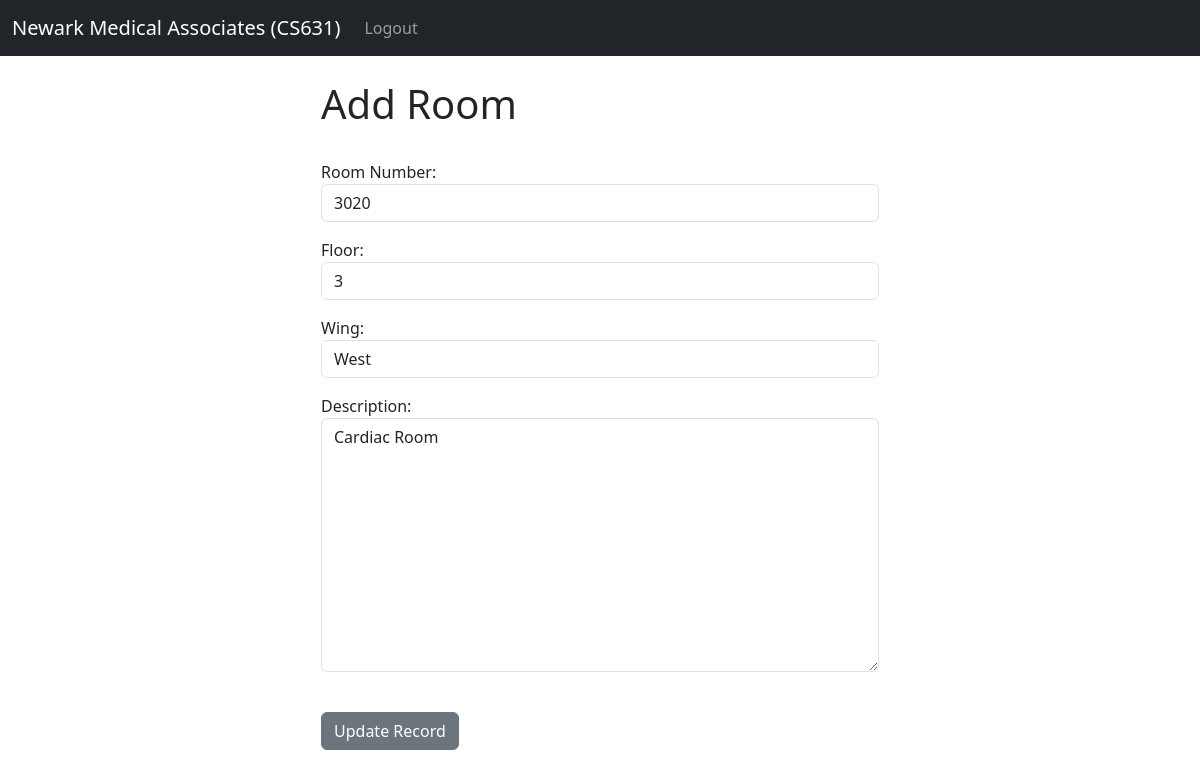
Page /in_patient_management/update_room/1 (signed in) on the committed database.
### website/models.py (models this page shows, shortened)
class Room(models.Model):
    room_number = models.CharField(max_length=10, unique=True)
    floor = models.PositiveIntegerField()
    wing = models.CharField(max_length=10)
    description = models.TextField(blank=True, null=True)

### website/views.py (the view)
# urls.py: path('in_patient_management/update_room/<int:pk>', views.update_room, name='update_room'),
def update_room(request, pk):
    if request.user.is_authenticated:
        current_room = Room.objects.get(id=pk)
        form = RoomForm(request.POST or None, instance=current_room)
        if form.is_valid():
            form.save()
            messages.success(request, "Room record updated.")
            return redirect('room_table')
        return render(request, 'in_patient_managements/update_room.html', {'form': form})
    else:
        messages.success(request, "This action requires the user to be logged in.")
        return redirect('home')

### website/forms.py
class RoomForm(forms.ModelForm):
    room_number = forms.CharField(required=True,
        widget=forms.widgets.TextInput(attrs={"placeholder": "Room Number", "class": "form-control"}),
        label="Room Number"
    )
    floor = forms.IntegerField(required=True,
        widget=forms.widgets.NumberInput(attrs={"placeholder": "Floor", "class": "form-control"}),
        label="Floor"
    )
    wing = forms.CharField(required=True,
        widget=forms.widgets.TextInput(attrs={"placeholder": "Wing", "class": "form-control"}),
        label="Wing"
    )
    description = forms.CharField(
        widget=forms.widgets.Textarea(attrs={"placeholder": "Description", "class": "form-control"}),
        label="Description",
        required=False
    )
    class Meta:
        model = Room
        fields = ['room_number', 'floor', 'wing', 'description']

### website/templates/in_patient_managements/update_room.html (shortened to what this page needs)
{% extends 'base.html' %}
{% block content %}
<div class="col-md-6 offset-md-3">
<h1>Add Room</h1>
<br/>
<form method="POST">
	{{ form.as_p }}
<br/>
  <button type="submit" class="btn btn-secondary">Update Record</button>
</form>
</div>
{% endblock %}

### rows in the picture
Room: room_number "3020", floor "3", wing "West", description "Cardiac Room"
